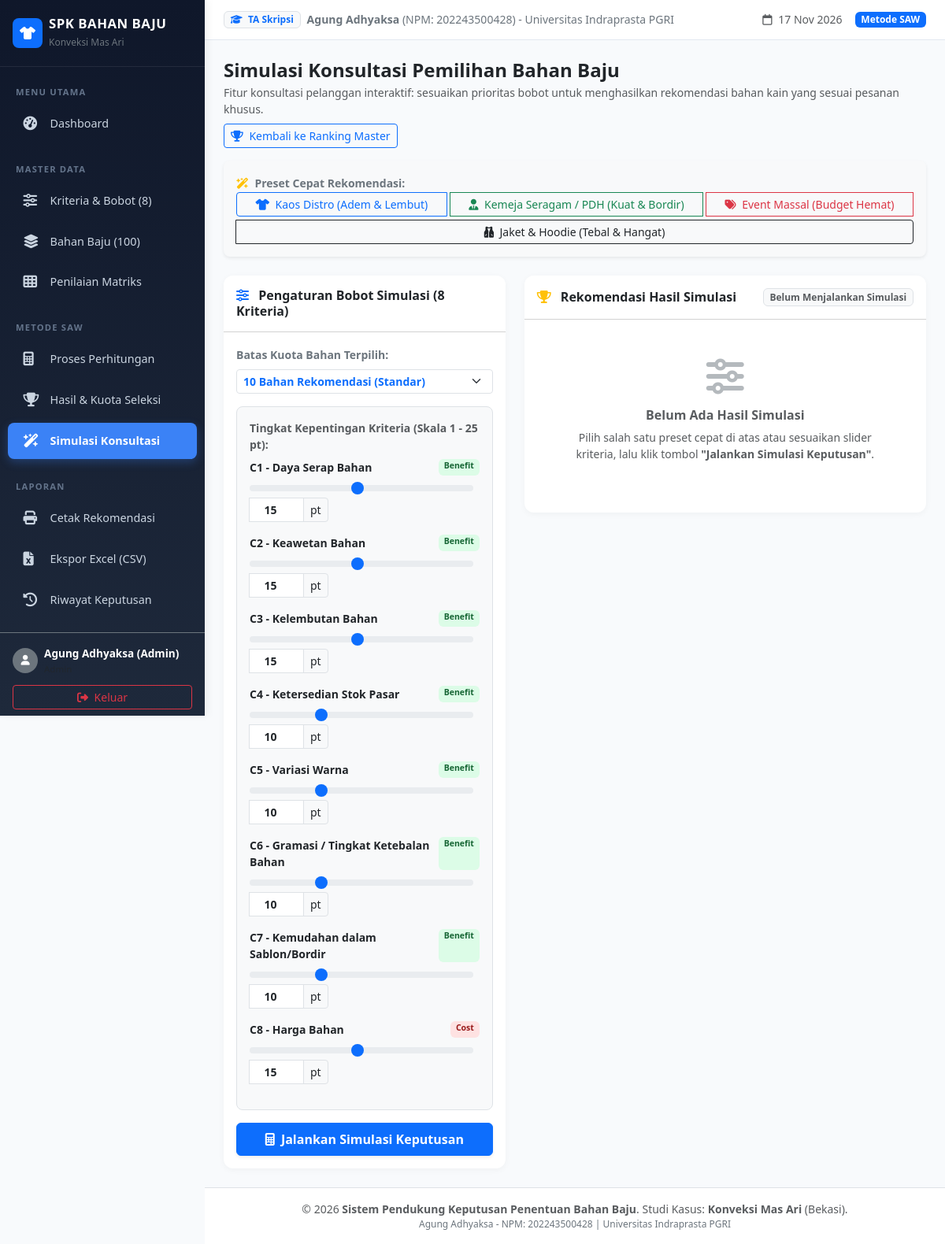
Screenshot of /?page=spk&action=simulasi (signed in) with the database file from the repository.
### tables this page shows
CREATE TABLE `kriteria` (
    `id_kriteria` INT AUTO_INCREMENT PRIMARY KEY,
    `kode_kriteria` VARCHAR(10) NOT NULL UNIQUE,
    `nama_kriteria` VARCHAR(100) NOT NULL,
    `jenis` ENUM('benefit', 'cost') NOT NULL,
    `bobot` DECIMAL(8, 4) NOT NULL,
    `bobot_normalisasi` DECIMAL(8, 4) NULL,
    `keterangan` TEXT NULL,
    `created_at` TIMESTAMP DEFAULT CURRENT_TIMESTAMP
);

### controllers/SpkController.php (called while the page is built, shortened)
<?php
class SpkController {
    public function simulasi(): void {
        $db = Database::getConnection();
        $kriteriaList = $db->query("SELECT * FROM kriteria ORDER BY id_kriteria ASC")->fetchAll();
        $customBobot = $_POST['bobot'] ?? [];
        $quota = (int)($_POST['kuota'] ?? 10);
        $isSimulasi = ($_SERVER['REQUEST_METHOD'] === 'POST' && !empty($customBobot));
        $hasilSimulasi = null;
        require __DIR__ . '/../views/spk/simulasi.php';
    }
}

### views/spk/simulasi.php (the view, shortened to what this page needs)
<?php
require_once __DIR__ . '/../layouts/header.php';
require_once __DIR__ . '/../layouts/sidebar.php';
?>
<div class="container-fluid p-0">
    <div class="d-flex flex-wrap justify-content-between align-items-center mb-3 gap-2">
        <div>
            <h4 class="fw-bold mb-1 text-dark">Simulasi Konsultasi Pemilihan Bahan Baju</h4>
            <p class="text-muted small mb-0">
                Fitur konsultasi pelanggan interaktif: sesuaikan prioritas bobot untuk menghasilkan rekomendasi bahan kain yang sesuai pesanan khusus.
            </p>
        </div>
        <div>
            <a href="<?= BASE_URL ?>?page=spk&action=hasil" class="btn btn-outline-primary btn-sm">
                <i class="fa-solid fa-trophy me-1"></i> Kembali ke Ranking Master
            </a>
        </div>
    </div>
    <div class="card border-0 shadow-sm rounded-3 mb-4 bg-light">
        <div class="card-body p-3">
            <span class="small fw-bold text-secondary me-2">
                <i class="fa-solid fa-wand-magic-sparkles text-warning me-1"></i> Preset Cepat Rekomendasi:
            </span>
            <div class="btn-group btn-group-sm flex-wrap gap-1 mt-2 mt-md-0" role="group">
                <button type="button" class="btn btn-outline-primary" onclick="setPreset('distro')">
                    <i class="fa-solid fa-shirt me-1"></i> Kaos Distro (Adem & Lembut)
                </button>
                <button type="button" class="btn btn-outline-success" onclick="setPreset('seragam')">
                    <i class="fa-solid fa-user-tie me-1"></i> Kemeja Seragam / PDH (Kuat & Bordir)
                </button>
                <button type="button" class="btn btn-outline-danger" onclick="setPreset('hemat')">
                    <i class="fa-solid fa-tags me-1"></i> Event Massal (Budget Hemat)
                </button>
                <button type="button" class="btn btn-outline-dark" onclick="setPreset('jaket')">
                    <i class="fa-solid fa-vest me-1"></i> Jaket & Hoodie (Tebal & Hangat)
                </button>
            </div>
        </div>
    </div>
    <div class="row g-4">
        <div class="col-lg-5">
            <div class="card card-table">
                <div class="card-header bg-white py-3">
                    <h6 class="fw-bold mb-0 text-dark">
                        <i class="fa-solid fa-sliders text-primary me-2"></i> Pengaturan Bobot Simulasi (8 Kriteria)
                    </h6>
                </div>
                <div class="card-body">
                    <form action="<?= BASE_URL ?>?page=spk&action=simulasi" method="POST" id="formSimulasi">
                        <div class="mb-3">
                            <label class="form-label small fw-semibold text-secondary">Batas Kuota Bahan Terpilih:</label>
                            <select name="kuota" class="form-select form-select-sm fw-bold text-primary">
                                <option value="10" <?= ($quota == 10) ? 'selected' : '' ?>>10 Bahan Rekomendasi (Standar)</option>
                            </select>
                        </div>
                        <div class="border rounded-3 p-3 bg-light mb-3">
                            <div class="small text-muted fw-bold mb-2">Tingkat Kepentingan Kriteria (Skala 1 - 25 pt):</div>
                            <?php foreach ($kriteriaList as $k): ?>
                                <?php
                                    $val = $customBobot[$k['id_kriteria']] ?? $k['bobot'];
                                ?>
                                <div class="mb-3">
                                    <div class="d-flex justify-content-between small mb-1">
                                        <span class="fw-semibold text-dark">
                                            <?= htmlspecialchars($k['kode_kriteria']) ?> - <?= htmlspecialchars($k['nama_kriteria']) ?>
                                        </span>
                                        <span class="badge <?= ($k['jenis'] === 'benefit') ? 'badge-benefit' : 'badge-cost' ?>">
                                            <?= ucfirst($k['jenis']) ?>
                                        </span>
                                    </div>
                                    <div class="input-group input-group-sm">
                                        <input type="range" class="form-range me-2 flex-grow-1" min="1" max="30" step="1"
                                               id="range_<?= $k['id_kriteria'] ?>" value="<?= (float)$val ?>"
                                               oninput="document.getElementById('input_<?= $k['id_kriteria'] ?>').value = this.value">
                                        <input type="number" name="bobot[<?= $k['id_kriteria'] ?>]"
                                               id="input_<?= $k['id_kriteria'] ?>" class="form-control text-center fw-bold"
                                               style="max-width: 70px;" value="<?= (float)$val ?>" min="1" max="50"
                                               oninput="document.getElementById('range_<?= $k['id_kriteria'] ?>').value = this.value">
                                        <span class="input-group-text">pt</span>
                                    </div>
                                </div>
                            <?php endforeach; ?>
                        </div>
                        <button type="submit" class="btn btn-primary w-100 py-2 fw-semibold shadow-sm">
                            <i class="fa-solid fa-calculator me-1"></i> Jalankan Simulasi Keputusan
                        </button>
                    </form>
                </div>
            </div>
        </div>
        <div class="col-lg-7">
            <div class="card card-table">
                <div class="card-header bg-white py-3 d-flex justify-content-between align-items-center">
                    <h6 class="fw-bold mb-0 text-dark">
                        <i class="fa-solid fa-trophy text-warning me-2"></i> Rekomendasi Hasil Simulasi
                    </h6>
                    <?php if ($isSimulasi): ?>
                        <span class="badge bg-success bg-opacity-10 text-success">Kalkulasi Selesai</span>
                    <?php else: ?>
                        <span class="badge bg-light text-muted border">Belum Menjalankan Simulasi</span>
                    <?php endif; ?>
                </div>
                <?php if ($isSimulasi && !empty($hasilSimulasi)): ?>
                    <?php $topSim = $hasilSimulasi['top_item']; ?>
                    <div class="p-3 bg-primary bg-opacity-10 border-bottom">
                        <div class="d-flex align-items-center">
                            <div class="bg-primary text-white rounded-circle p-3 me-3 d-flex align-items-center justify-content-center" style="width: 48px; height: 48px;">
                                <i class="fa-solid fa-crown fs-5"></i>
                            </div>
                            <div>
                                <small class="text-primary fw-bold text-uppercase">Bahan Paling Direkomendasikan:</small>
                                <h5 class="fw-bold mb-0 text-dark"><?= htmlspecialchars($topSim['nama_bahan']) ?> (<?= htmlspecialchars($topSim['kode_bahan']) ?>)</h5>
                                <div class="small text-muted">
                                    Skor V: <strong><?= number_format($topSim['nilai_v'], 5) ?></strong> | Rp <?= number_format($topSim['harga_referensi'], 0, ',', '.') ?>
                                </div>
                            </div>
                        </div>
                    </div>
                    <div class="table-responsive" style="max-height: 480px; overflow-y: auto;">
                        <table class="table table-hover align-middle mb-0">
                            <thead class="table-light sticky-top">
                                <tr>
                                    <th class="text-center" width="60">Rank</th>
                                    <th class="text-center" width="80">Kode</th>
                                    <th>Nama Bahan Baju</th>
                                    <th class="text-end" width="130">Harga</th>
                                    <th class="text-center" width="120">Skor V</th>
                                    <th class="text-center" width="140">Status</th>
                                </tr>
                            </thead>
                            <tbody>
                                <?php foreach (array_slice($hasilSimulasi['ranking'], 0, 20) as $item): ?>
                                    <tr class="<?= ($item['peringkat'] <= $hasilSimulasi['kuota']) ? 'table-primary table-opacity-10' : '' ?>">
                                        <td class="text-center">
                                            <?php if ($item['peringkat'] == 1): ?>
                                                <span class="badge bg-warning text-dark"><i class="fa-solid fa-crown"></i> 1</span>
                                            <?php else: ?>
                                                <span class="badge bg-secondary"><?= $item['peringkat'] ?></span>
                                            <?php endif; ?>
                                        </td>
                                        <td class="text-center fw-bold text-primary"><?= htmlspecialchars($item['kode_bahan']) ?></td>
                                        <td>
                                            <span class="fw-bold text-dark"><?= htmlspecialchars($item['nama_bahan']) ?></span>
                                        </td>
                                        <td class="text-end small">Rp <?= number_format($item['harga_referensi'], 0, ',', '.') ?></td>
                                        <td class="text-center fw-bold text-primary"><?= number_format($item['nilai_v'], 5) ?></td>
                                        <td class="text-center">
                                            <?php if ($item['peringkat'] <= $hasilSimulasi['kuota']): ?>
                                                <span class="badge badge-terpilih small">Terpilih</span>
                                            <?php else: ?>
                                                <span class="badge badge-tidak-terpilih small">Tidak Terpilih</span>
                                            <?php endif; ?>
                                        </td>
                                    </tr>
                                <?php endforeach; ?>
                            </tbody>
                        </table>
                    </div>
                <?php else: ?>
                    <div class="card-body text-center py-5 text-muted">
                        <i class="fa-solid fa-sliders fa-3x mb-3 text-secondary opacity-50"></i>
                        <h6 class="fw-bold">Belum Ada Hasil Simulasi</h6>
                        <p class="small text-muted mb-3" style="max-width: 400px; margin: 0 auto;">
                            Pilih salah satu preset cepat di atas atau sesuaikan slider kriteria, lalu klik tombol <strong>"Jalankan Simulasi Keputusan"</strong>.
                        </p>
                    </div>
                <?php endif; ?>
            </div>
        </div>
    </div>
</div>
<?php require_once __DIR__ . '/../layouts/footer.php'; ?>

### assets/css/style.css (style rules this page uses)
:root { --primary-color: #1e3a8a; --primary-light: #3b82f6; --secondary-color: #0f172a; --accent-color: #d97706; --sidebar-width: 260px; --bg-light: #f8fafc; }
body { font-family: 'Segoe UI', system-ui, -apple-system, BlinkMacSystemFont, Roboto, sans-serif; background-color: var(--bg-light); color: #1e293b; margin: 0; padding: 0; }
.card-table { border-radius: 12px; overflow: hidden; border: none; box-shadow: 0 2px 8px rgba(0, 0, 0, 0.04); }
.badge-benefit { background-color: #dcfce7; color: #166534; font-weight: 600; }
.badge-cost { background-color: #fee2e2; color: #991b1b; font-weight: 600; }

### rows the page displays
kriteria: kode_kriteria "C1", nama_kriteria "Daya Serap Bahan", jenis "Benefit", id_kriteria+bobot "15"
kriteria: kode_kriteria "C2", nama_kriteria "Keawetan Bahan", jenis "Benefit", id_kriteria+bobot "15"
kriteria: kode_kriteria "C3", nama_kriteria "Kelembutan Bahan", jenis "Benefit", id_kriteria+bobot "15"
kriteria: kode_kriteria "C4", nama_kriteria "Ketersedian Stok Pasar", jenis "Benefit", id_kriteria+bobot "10"
kriteria: kode_kriteria "C5", nama_kriteria "Variasi Warna", jenis "Benefit", id_kriteria+bobot "10"
kriteria: kode_kriteria "C6", nama_kriteria "Gramasi / Tingkat Ketebalan Bahan", jenis "Benefit", id_kriteria+bobot "10"
kriteria: kode_kriteria "C7", nama_kriteria "Kemudahan dalam Sablon/Bordir", jenis "Benefit", id_kriteria+bobot "10"
kriteria: kode_kriteria "C8", nama_kriteria "Harga Bahan", jenis "Cost", id_kriteria+bobot "15"

### other values shown
KONVEKSI_NAME "Konveksi Mas Ari"
$user['nama'] "Agung Adhyaksa (Admin)"
APP_AUTHOR "Agung Adhyaksa"
APP_NPM "202243500428"
APP_INSTITUTION "Universitas Indraprasta PGRI"
APP_TITLE "Sistem Pendukung Keputusan Penentuan Bahan Baju"
